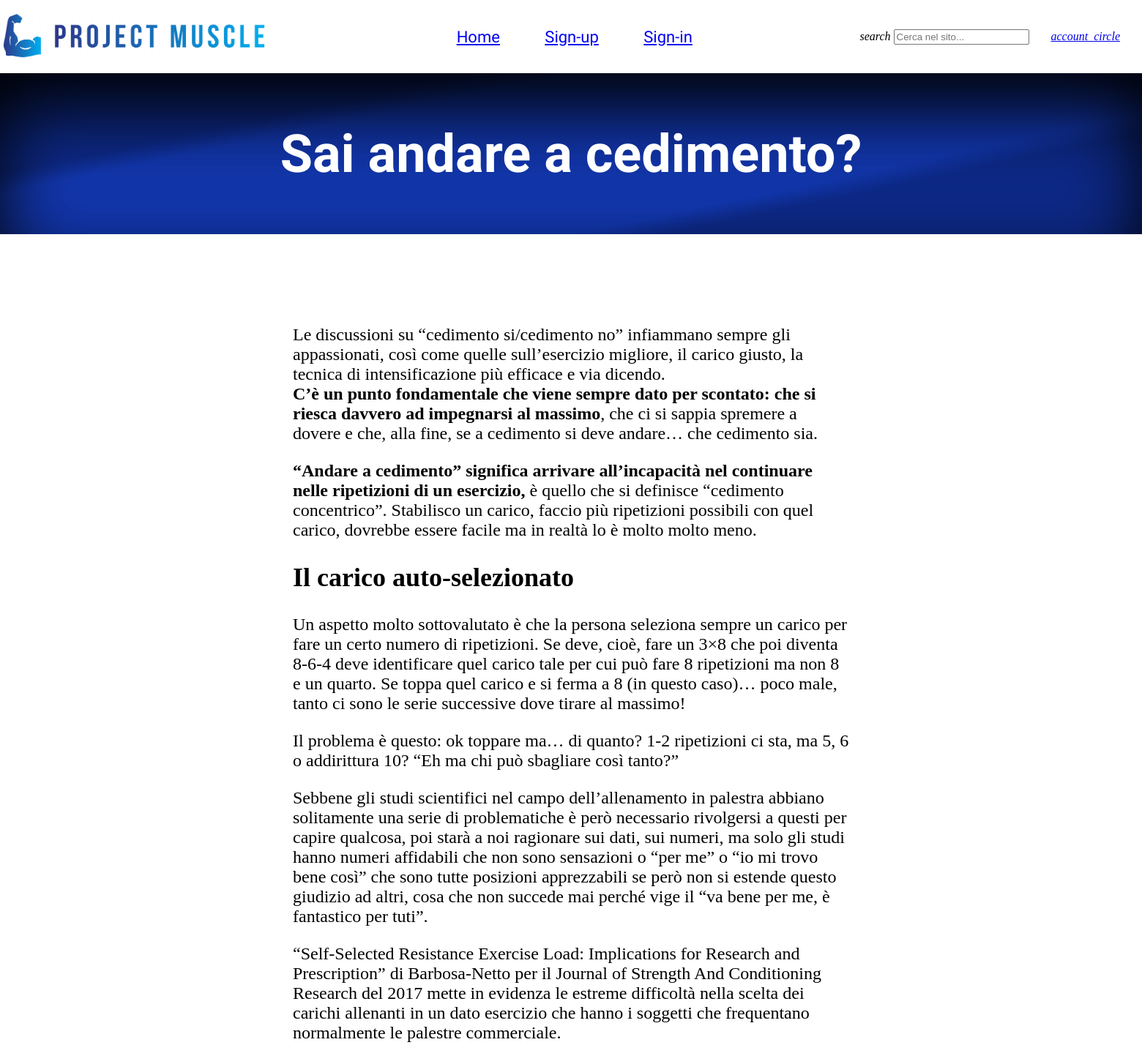
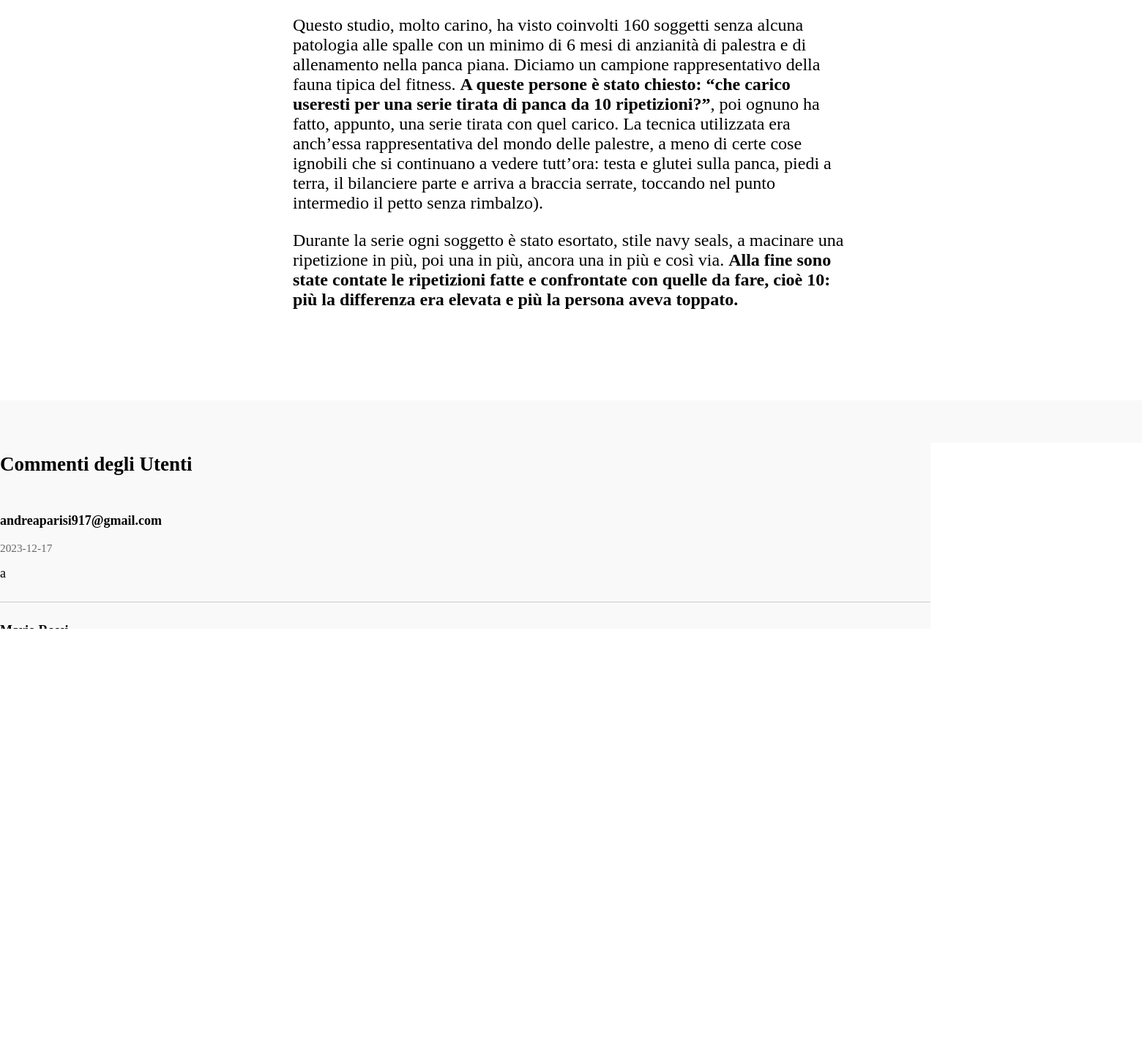
The app's page /article.php?id=21 with its own data (2 pictures, top to bottom).
### tables this page shows
CREATE TABLE `articoli` (
  `articleNum` int(4) NOT NULL,
  `title` varchar(300) NOT NULL,
  `article` text NOT NULL
);

CREATE TABLE `commenti` (
  `id_commento` int(4) NOT NULL,
  `articolo` int(4) NOT NULL,
  `utente` varchar(100) NOT NULL,
  `testo` varchar(1000) NOT NULL,
  `data_inserimento` date NOT NULL DEFAULT current_timestamp()
);

### query.php (called while the page is built, shortened)
<?php
require_once 'utils.php';
function genericSelect($table, $select_Columns, $where, $toBind, $con){
    $query = "SELECT " . implode(", ", $select_Columns) . " FROM " . $table;
    $query = isset($where) ? ($query . " WHERE " . $where) : $query;
    $stmt = mysqli_prepare($con, $query);
    if (!empty($toBind)) {
        $values = array_values($toBind);
        $types = getTypes($values);
        check_mysqliFunction(mysqli_stmt_bind_param($stmt, $types, ...$values), $con, 'bind', $query);
    }
    check_mysqliFunction(mysqli_stmt_execute($stmt), $con, 'execute', $query);
    $result = mysqli_stmt_get_result($stmt);
    if($result && mysqli_num_rows($result) > 0){
        $rows = [];
        while ($row = mysqli_fetch_array($result)) {
            $rows[] = $row;
        }
        if (count($rows) == 1)
            return $rows[0];
        else return $rows;
    }
    return null;
}
?>

### utils.php (called while the page is built, shortened)
<?php
function getTypes($valori){
    $tipi = '';
    foreach ($valori as $valore) {
        if (is_int($valore)) {
            $tipi .= 'i';
        } elseif (is_float($valore)) {
            $tipi .= 'd';
        } elseif (is_bool($valore)) {
            $tipi .= 'i';
        } else {
            $tipi .= 's';
        }
    }
    return $tipi;
}
?>

### article.php (the view)
<?php
    require_once "header.php";
    if(isset($_GET['id'])) {
        $article = genericSelect("articoli", ['title' , 'article'], "articleNum=?", [$_GET['id']], $con);
        echo "<div class=\"article\">" .
        "<input hidden type=\"text\" id=\"sectionTitle\" value=\"" . $article ['title'] . "\">" .
        "<div class=\"articleText\">" . $article ['article'] . "</div>" ;
        require_once "comment.php";
        echo "</div>";
    } else {
        echo "Impossibile caricare correttamente la pagina.";
    }
    require_once "footer.php";
?>

### comment.php (shortened to what this page needs)
<div class="comments-section">
  <h2>Commenti degli Utenti</h2>
  <div class="comments-container">
    <?php
    $comments = genericSelect("commenti", ['*'], "articolo=?", [$_GET['id']], $con);
    if(isset($comments)){
        if (is_array($comments) && !is_array($comments[0])) {
            $comments = [$comments];
        }
        foreach ($comments as $comment) {
            echo
                "<div class=\"comment\">
                <p class=\"comment-author\">" . $comment['utente'] . "</p>
                <p class=\"comment-date\">" . $comment['data_inserimento'] . "</p>
                <p class=\"comment-body\">" . $comment['testo'] . "</p>" .
                "</div>";
        }
    }
    ?>
    <div class="comment">
      <p class="comment-author">Mario Rossi</p>
      <p class="comment-date">12 dicembre 2023</p>
      <p class="comment-body">Ottimo articolo, molto informativo!</p>
    </div>
  </div>
  <div class="comment-form">
    <h3>Lascia un commento</h3>
    <form id="commentForm" action="addComment.php" method="post">
        <textarea id="comment" name="comment" placeholder="Scrivi un commento..." required></textarea>
        <button type="submit" id="submit_button">Invia</button>
    </form>
  </div>
</div>

### stile.css (style rules this page uses)
html { max-width: 100%; }
body { margin: 0 auto; max-width: 100%; background-color: #ffffff; }
:is(.button,button):after { all: unset; }
#getDataForm, .article { display: flex; flex-direction: column; align-items: center; justify-content: center; }
.articleText { padding: 100px 400px; font-size: 24px; }
.comments-section { padding: 50px 400px; background-color: #f9f9f9; width: 100%; border-radius: 8px; font-size: 18px; }
.comments-container { margin-bottom: 20px; }
.comment { border-bottom: 1px solid #ccc; padding: 10px 0; }
.comment-author { font-weight: bold; }
.comment-date { font-size: 0.85em; color: #666; }
.comment-body { font-size: 1em; margin-top: 5px; }
.comment-form { margin-top: 20px; }
.comment-form textarea { width: 100%; padding: 10px; margin-bottom: 10px; border: 1px solid #ccc; border-radius: 4px; }
#comment { height: 150px; font-size: 18px; }

### form_style.css (style rules this page uses)
#submit_button { margin: 20px 0px 10px 0px; background-color: #3155cd; }

### records on screen
articoli: article "Le discussioni su “cedimento si/cedimento no” infiammano sempre gli appassionati, così come quelle sull’esercizio migliore, il carico giusto, la tecnica di intensificazione più efficace e via dicendo. C’è un punto fondamentale che viene sempre dato per scontato: che si riesca davvero ad impegnarsi al massimo , che ci si sappia spremere a dovere e che, alla fine, se a cedimento si deve andare… che cedimento sia. “Andare a cedimento” significa arrivare all’incapacità nel continuare nelle ripetizioni di un esercizio, è quello che si definisce “cedimento concentrico”. Stabilisco un carico, faccio più ripetizioni possibili con quel carico, dovrebbe essere facile ma in realtà lo è molto molto…"
commenti: utente "andreaparisi917@gmail.com", data_inserimento "2023-12-17", testo "a"
